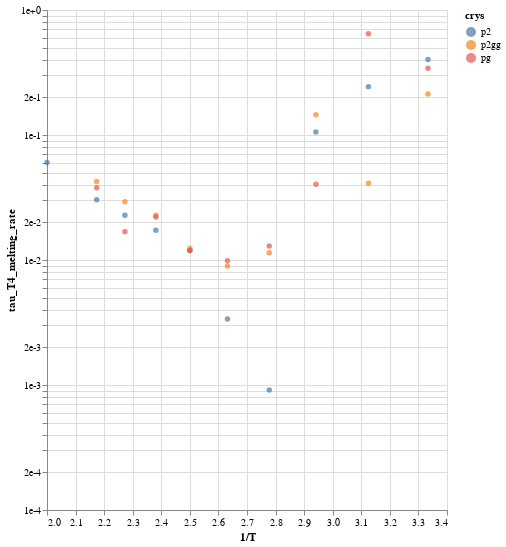

Notebook cell for this chart:
### Code cell
c.mark_point(filled=True)

### Figure 1 — Vega-Lite specification as saved in the notebook (floating-point values rounded to 4 significant figures)
{"$schema": "https://vega.github.io/schema/vega-lite/v2.4.3.json", "config": {"view": {"height": 300, "width": 400}}, "data": {"values": [{"1/D": 31060000.0, "crys": "p2", "diffusion_constant": 1.222e-09, "inv_melting_rate": 343300000.0, "max_alpha_time": 11000000, "max_gamma_time": 3800000, "melting_rate": 2.912e-09, "pressure": "1.0", "tau_D04_hmean": 697400.0, "tau_D04_mean": 773900.0, "tau_D1_hmean": 209500000.0, "tau_D1_mean": 209600000.0, "tau_DL04_hmean": 164200000.0, "tau_DL04_mean": 164300000.0, "tau_F": 109000000.0, "tau_R1": 278800000.0, "tau_R2": 181800000.0, "tau_S": 31450000.0, "tau_T2_hmean": 209700000.0, "tau_T2_mean": 209700000.0, "tau_T3_hmean": 167100000.0, "tau_T3_mean": 167100000.0, "tau_T4_hmean": 138200000.0, "tau_T4_mean": 138200000.0, "tau_T4_melting_rate": 0.4026, "temperature": 0.3, "timescale_per_event": 2.484}, {"1/D": 31060000.0, "crys": "p2gg", "diffusion_constant": 1.222e-09, "inv_melting_rate": 650600000.0, "max_alpha_time": 11000000, "max_gamma_time": 3800000, "melting_rate": 1.537e-09, "pressure": "1.0", "tau_D04_hmean": 697400.0, "tau_D04_mean": 773900.0, "tau_D1_hmean": 209500000.0, "tau_D1_mean": 209600000.0, "tau_DL04_hmean": 164200000.0, "tau_DL04_mean": 164300000.0, "tau_F": 109000000.0, "tau_R1": 278800000.0, "tau_R2": 181800000.0, "tau_S": 31450000.0, "tau_T2_hmean": 209700000.0, "tau_T2_mean": 209700000.0, "tau_T3_hmean": 167100000.0, "tau_T3_mean": 167100000.0, "tau_T4_hmean": 138200000.0, "tau_T4_mean": 138200000.0, "tau_T4_melting_rate": 0.2125, "temperature": 0.3, "timescale_per_event": 4.706}, {"1/D": 31060000.0, "crys": "pg", "diffusion_constant": 1.222e-09, "inv_melting_rate": 403900000.0, "max_alpha_time": 11000000, "max_gamma_time": 3800000, "melting_rate": 2.476e-09, "pressure": "1.0", "tau_D04_hmean": 697400.0, "tau_D04_mean": 773900.0, "tau_D1_hmean": 209500000.0, "tau_D1_mean": 209600000.0, "tau_DL04_hmean": 164200000.0, "tau_DL04_mean": 164300000.0, "tau_F": 109000000.0, "tau_R1": 278800000.0, "tau_R2": 181800000.0, "tau_S": 31450000.0, "tau_T2_hmean": 209700000.0, "tau_T2_mean": 209700000.0, "tau_T3_hmean": 167100000.0, "tau_T3_mean": 167100000.0, "tau_T4_hmean": 138200000.0, "tau_T4_mean": 138200000.0, "tau_T4_melting_rate": 0.3423, "temperature": 0.3, "timescale_per_event": 2.922}, {"1/D": 10760000.0, "crys": "p2", "diffusion_constant": 9.922e-09, "inv_melting_rate": 248100000.0, "max_alpha_time": 970000, "max_gamma_time": 230000, "melting_rate": 4.03e-09, "pressure": "1.0", "tau_D04_hmean": 34460.0, "tau_D04_mean": 40810.0, "tau_D1_hmean": 53230000.0, "tau_D1_mean": 54410000.0, "tau_DL04_hmean": 42790000.0, "tau_DL04_mean": 43780000.0, "tau_F": 16100000.0, "tau_R1": 69380000.0, "tau_R2": 46000000.0, "tau_S": 2218000.0, "tau_T2_hmean": 109100000.0, "tau_T2_mean": 109300000.0, "tau_T3_hmean": 77460000.0, "tau_T3_mean": 77670000.0, "tau_T4_hmean": 60250000.0, "tau_T4_mean": 60480000.0, "tau_T4_melting_rate": 0.2437, "temperature": 0.32, "timescale_per_event": 4.103}, {"1/D": 10760000.0, "crys": "p2gg", "diffusion_constant": 9.922e-09, "inv_melting_rate": 1469000000.0, "max_alpha_time": 970000, "max_gamma_time": 230000, "melting_rate": -6.81e-10, "pressure": "1.0", "tau_D04_hmean": 34460.0, "tau_D04_mean": 40810.0, "tau_D1_hmean": 53230000.0, "tau_D1_mean": 54410000.0, "tau_DL04_hmean": 42790000.0, "tau_DL04_mean": 43780000.0, "tau_F": 16100000.0, "tau_R1": 69380000.0, "tau_R2": 46000000.0, "tau_S": 2218000.0, "tau_T2_hmean": 109100000.0, "tau_T2_mean": 109300000.0, "tau_T3_hmean": 77460000.0, "tau_T3_mean": 77670000.0, "tau_T4_hmean": 60250000.0, "tau_T4_mean": 60480000.0, "tau_T4_melting_rate": 0.04118, "temperature": 0.32, "timescale_per_event": 24.28}, {"1/D": 10760000.0, "crys": "pg", "diffusion_constant": 9.922e-09, "inv_melting_rate": 93540000.0, "max_alpha_time": 970000, "max_gamma_time": 230000, "melting_rate": -1.069e-08, "pressure": "1.0", "tau_D04_hmean": 34460.0, "tau_D04_mean": 40810.0, "tau_D1_hmean": 53230000.0, "tau_D1_mean": 54410000.0, "tau_DL04_hmean": 42790000.0, "tau_DL04_mean": 43780000.0, "tau_F": 16100000.0, "tau_R1": 69380000.0, "tau_R2": 46000000.0, "tau_S": 2218000.0, "tau_T2_hmean": 109100000.0, "tau_T2_mean": 109300000.0, "tau_T3_hmean": 77460000.0, "tau_T3_mean": 77670000.0, "tau_T4_hmean": 60250000.0, "tau_T4_mean": 60480000.0, "tau_T4_melting_rate": 0.6466, "temperature": 0.32, "timescale_per_event": 1.547}, {"1/D": 6469000.0, "crys": "p2", "diffusion_constant": 6.673e-08, "inv_melting_rate": 141900000.0, "max_alpha_time": 3000000, "max_gamma_time": 230000, "melting_rate": 7.046e-09, "pressure": "1.0", "tau_D04_hmean": 10820.0, "tau_D04_mean": 13020.0, "tau_D1_hmean": 13580000.0, "tau_D1_mean": 13730000.0, "tau_DL04_hmean": 11160000.0, "tau_DL04_mean": 11290000.0, "tau_F": 6261000.0, "tau_R1": 17110000.0, "tau_R2": 11170000.0, "tau_S": 1617000.0, "tau_T2_hmean": 27740000.0, "tau_T2_mean": 27770000.0, "tau_T3_hmean": 18850000.0, "tau_T3_mean": 18880000.0, "tau_T4_hmean": 14970000.0, "tau_T4_mean": 15020000.0, "tau_T4_melting_rate": 0.1058, "temperature": 0.34, "timescale_per_event": 9.451}, {"1/D": 6469000.0, "crys": "p2gg", "diffusion_constant": 6.673e-08, "inv_melting_rate": 103200000.0, "max_alpha_time": 3000000, "max_gamma_time": 230000, "melting_rate": 9.692e-09, "pressure": "1.0", "tau_D04_hmean": 10820.0, "tau_D04_mean": 13020.0, "tau_D1_hmean": 13580000.0, "tau_D1_mean": 13730000.0, "tau_DL04_hmean": 11160000.0, "tau_DL04_mean": 11290000.0, "tau_F": 6261000.0, "tau_R1": 17110000.0, "tau_R2": 11170000.0, "tau_S": 1617000.0, "tau_T2_hmean": 27740000.0, "tau_T2_mean": 27770000.0, "tau_T3_hmean": 18850000.0, "tau_T3_mean": 18880000.0, "tau_T4_hmean": 14970000.0, "tau_T4_mean": 15020000.0, "tau_T4_melting_rate": 0.1455, "temperature": 0.34, "timescale_per_event": 6.871}, {"1/D": 6469000.0, "crys": "pg", "diffusion_constant": 6.673e-08, "inv_melting_rate": 372700000.0, "max_alpha_time": 3000000, "max_gamma_time": 230000, "melting_rate": 2.683e-09, "pressure": "1.0", "tau_D04_hmean": 10820.0, "tau_D04_mean": 13020.0, "tau_D1_hmean": 13580000.0, "tau_D1_mean": 13730000.0, "tau_DL04_hmean": 11160000.0, "tau_DL04_mean": 11290000.0, "tau_F": 6261000.0, "tau_R1": 17110000.0, "tau_R2": 11170000.0, "tau_S": 1617000.0, "tau_T2_hmean": 27740000.0, "tau_T2_mean": 27770000.0, "tau_T3_hmean": 18850000.0, "tau_T3_mean": 18880000.0, "tau_T4_hmean": 14970000.0, "tau_T4_mean": 15020000.0, "tau_T4_melting_rate": 0.04029, "temperature": 0.34, "timescale_per_event": 24.82}, {"1/D": 4013000.0, "crys": "p2", "diffusion_constant": 3.484e-07, "inv_melting_rate": 3511000000.0, "max_alpha_time": 440000, "max_gamma_time": 57000, "melting_rate": 2.848e-10, "pressure": "1.0", "tau_D04_hmean": 2437.0, "tau_D04_mean": 2666.0, "tau_D1_hmean": 2645000.0, "tau_D1_mean": 2698000.0, "tau_DL04_hmean": 2222000.0, "tau_DL04_mean": 2274000.0, "tau_F": 1409000.0, "tau_R1": 5039000.0, "tau_R2": 3229000.0, "tau_S": 287500.0, "tau_T2_hmean": 6572000.0, "tau_T2_mean": 6586000.0, "tau_T3_hmean": 4300000.0, "tau_T3_mean": 4313000.0, "tau_T4_hmean": 3187000.0, "tau_T4_mean": 3197000.0, "tau_T4_melting_rate": 0.0009105, "temperature": 0.36, "timescale_per_event": 1098.0}, {"1/D": 4013000.0, "crys": "p2gg", "diffusion_constant": 3.484e-07, "inv_melting_rate": 279300000.0, "max_alpha_time": 440000, "max_gamma_time": 57000, "melting_rate": 3.581e-09, "pressure": "1.0", "tau_D04_hmean": 2437.0, "tau_D04_mean": 2666.0, "tau_D1_hmean": 2645000.0, "tau_D1_mean": 2698000.0, "tau_DL04_hmean": 2222000.0, "tau_DL04_mean": 2274000.0, "tau_F": 1409000.0, "tau_R1": 5039000.0, "tau_R2": 3229000.0, "tau_S": 287500.0, "tau_T2_hmean": 6572000.0, "tau_T2_mean": 6586000.0, "tau_T3_hmean": 4300000.0, "tau_T3_mean": 4313000.0, "tau_T4_hmean": 3187000.0, "tau_T4_mean": 3197000.0, "tau_T4_melting_rate": 0.01145, "temperature": 0.36, "timescale_per_event": 87.34}, {"1/D": 4013000.0, "crys": "pg", "diffusion_constant": 3.484e-07, "inv_melting_rate": 246900000.0, "max_alpha_time": 440000, "max_gamma_time": 57000, "melting_rate": 4.05e-09, "pressure": "1.0", "tau_D04_hmean": 2437.0, "tau_D04_mean": 2666.0, "tau_D1_hmean": 2645000.0, "tau_D1_mean": 2698000.0, "tau_DL04_hmean": 2222000.0, "tau_DL04_mean": 2274000.0, "tau_F": 1409000.0, "tau_R1": 5039000.0, "tau_R2": 3229000.0, "tau_S": 287500.0, "tau_T2_hmean": 6572000.0, "tau_T2_mean": 6586000.0, "tau_T3_hmean": 4300000.0, "tau_T3_mean": 4313000.0, "tau_T4_hmean": 3187000.0, "tau_T4_mean": 3197000.0, "tau_T4_melting_rate": 0.01295, "temperature": 0.36, "timescale_per_event": 77.22}, {"1/D": 2890000.0, "crys": "p2", "diffusion_constant": 1.155e-06, "inv_melting_rate": 246900000.0, "max_alpha_time": 110000, "max_gamma_time": 28000, "melting_rate": -4.051e-09, "pressure": "1.0", "tau_D04_hmean": 1223.0, "tau_D04_mean": 1261.0, "tau_D1_hmean": 473300.0, "tau_D1_mean": 518500.0, "tau_DL04_hmean": 393000.0, "tau_DL04_mean": 430000.0, "tau_F": 234700.0, "tau_R1": 1438000.0, "tau_R2": 709300.0, "tau_S": 39760.0, "tau_T2_hmean": 2067000.0, "tau_T2_mean": 2081000.0, "tau_T3_hmean": 1189000.0, "tau_T3_mean": 1212000.0, "tau_T4_hmean": 809100.0, "tau_T4_mean": 831900.0, "tau_T4_melting_rate": 0.00337, "temperature": 0.38, "timescale_per_event": 296.7}, {"1/D": 2890000.0, "crys": "p2gg", "diffusion_constant": 1.155e-06, "inv_melting_rate": 92830000.0, "max_alpha_time": 110000, "max_gamma_time": 28000, "melting_rate": -1.077e-08, "pressure": "1.0", "tau_D04_hmean": 1223.0, "tau_D04_mean": 1261.0, "tau_D1_hmean": 473300.0, "tau_D1_mean": 518500.0, "tau_DL04_hmean": 393000.0, "tau_DL04_mean": 430000.0, "tau_F": 234700.0, "tau_R1": 1438000.0, "tau_R2": 709300.0, "tau_S": 39760.0, "tau_T2_hmean": 2067000.0, "tau_T2_mean": 2081000.0, "tau_T3_hmean": 1189000.0, "tau_T3_mean": 1212000.0, "tau_T4_hmean": 809100.0, "tau_T4_mean": 831900.0, "tau_T4_melting_rate": 0.008962, "temperature": 0.38, "timescale_per_event": 111.6}, {"1/D": 2890000.0, "crys": "pg", "diffusion_constant": 1.155e-06, "inv_melting_rate": 84460000.0, "max_alpha_time": 110000, "max_gamma_time": 28000, "melting_rate": -1.184e-08, "pressure": "1.0", "tau_D04_hmean": 1223.0, "tau_D04_mean": 1261.0, "tau_D1_hmean": 473300.0, "tau_D1_mean": 518500.0, "tau_DL04_hmean": 393000.0, "tau_DL04_mean": 430000.0, "tau_F": 234700.0, "tau_R1": 1438000.0, "tau_R2": 709300.0, "tau_S": 39760.0, "tau_T2_hmean": 2067000.0, "tau_T2_mean": 2081000.0, "tau_T3_hmean": 1189000.0, "tau_T3_mean": 1212000.0, "tau_T4_hmean": 809100.0, "tau_T4_mean": 831900.0, "tau_T4_melting_rate": 0.00985, "temperature": 0.38, "timescale_per_event": 101.5}, {"1/D": 1890000.0, "crys": "p2", "diffusion_constant": 3.361e-06, "inv_melting_rate": 24860000.0, "max_alpha_time": 43000, "max_gamma_time": 9700, "melting_rate": -4.022e-08, "pressure": "1.0", "tau_D04_hmean": 866.8, "tau_D04_mean": 877.7, "tau_D1_hmean": 148000.0, "tau_D1_mean": 159300.0, "tau_DL04_hmean": 124400.0, "tau_DL04_mean": 134800.0, "tau_F": 64150.0, "tau_R1": 572300.0, "tau_R2": 258900.0, "tau_S": 10440.0, "tau_T2_hmean": 828900.0, "tau_T2_mean": 832800.0, "tau_T3_hmean": 448400.0, "tau_T3_mean": 452600.0, "tau_T4_hmean": 291800.0, "tau_T4_mean": 296200.0, "tau_T4_melting_rate": 0.01191, "temperature": 0.4, "timescale_per_event": 83.93}, {"1/D": 1890000.0, "crys": "p2gg", "diffusion_constant": 3.361e-06, "inv_melting_rate": 23950000.0, "max_alpha_time": 43000, "max_gamma_time": 9700, "melting_rate": -4.175e-08, "pressure": "1.0", "tau_D04_hmean": 866.8, "tau_D04_mean": 877.7, "tau_D1_hmean": 148000.0, "tau_D1_mean": 159300.0, "tau_DL04_hmean": 124400.0, "tau_DL04_mean": 134800.0, "tau_F": 64150.0, "tau_R1": 572300.0, "tau_R2": 258900.0, "tau_S": 10440.0, "tau_T2_hmean": 828900.0, "tau_T2_mean": 832800.0, "tau_T3_hmean": 448400.0, "tau_T3_mean": 452600.0, "tau_T4_hmean": 291800.0, "tau_T4_mean": 296200.0, "tau_T4_melting_rate": 0.01237, "temperature": 0.4, "timescale_per_event": 80.85}, {"1/D": 1890000.0, "crys": "pg", "diffusion_constant": 3.361e-06, "inv_melting_rate": 24830000.0, "max_alpha_time": 43000, "max_gamma_time": 9700, "melting_rate": -4.027e-08, "pressure": "1.0", "tau_D04_hmean": 866.8, "tau_D04_mean": 877.7, "tau_D1_hmean": 148000.0, "tau_D1_mean": 159300.0, "tau_DL04_hmean": 124400.0, "tau_DL04_mean": 134800.0, "tau_F": 64150.0, "tau_R1": 572300.0, "tau_R2": 258900.0, "tau_S": 10440.0, "tau_T2_hmean": 828900.0, "tau_T2_mean": 832800.0, "tau_T3_hmean": 448400.0, "tau_T3_mean": 452600.0, "tau_T4_hmean": 291800.0, "tau_T4_mean": 296200.0, "tau_T4_melting_rate": 0.01193, "temperature": 0.4, "timescale_per_event": 83.82}, {"1/D": 1428000.0, "crys": "p2", "diffusion_constant": 7.471e-06, "inv_melting_rate": 7814000.0, "max_alpha_time": 28000, "max_gamma_time": 7100, "melting_rate": -1.28e-07, "pressure": "1.0", "tau_D04_hmean": 698.8, "tau_D04_mean": 704.1, "tau_D1_hmean": 59910.0, "tau_D1_mean": 62950.0, "tau_DL04_hmean": 50310.0, "tau_DL04_mean": 52980.0, "tau_F": 27800.0, "tau_R1": 289500.0, "tau_R2": 117900.0, "tau_S": 3738.0, "tau_T2_hmean": 412200.0, "tau_T2_mean": 414900.0, "tau_T3_hmean": 212100.0, "tau_T3_mean": 215000.0, "tau_T4_hmean": 132600.0, "tau_T4_mean": 135300.0, "tau_T4_melting_rate": 0.01732, "temperature": 0.42, "timescale_per_event": 57.74}, {"1/D": 1428000.0, "crys": "p2gg", "diffusion_constant": 7.471e-06, "inv_melting_rate": 5946000.0, "max_alpha_time": 28000, "max_gamma_time": 7100, "melting_rate": -1.682e-07, "pressure": "1.0", "tau_D04_hmean": 698.8, "tau_D04_mean": 704.1, "tau_D1_hmean": 59910.0, "tau_D1_mean": 62950.0, "tau_DL04_hmean": 50310.0, "tau_DL04_mean": 52980.0, "tau_F": 27800.0, "tau_R1": 289500.0, "tau_R2": 117900.0, "tau_S": 3738.0, "tau_T2_hmean": 412200.0, "tau_T2_mean": 414900.0, "tau_T3_hmean": 212100.0, "tau_T3_mean": 215000.0, "tau_T4_hmean": 132600.0, "tau_T4_mean": 135300.0, "tau_T4_melting_rate": 0.02276, "temperature": 0.42, "timescale_per_event": 43.94}, {"1/D": 1428000.0, "crys": "pg", "diffusion_constant": 7.471e-06, "inv_melting_rate": 6141000.0, "max_alpha_time": 28000, "max_gamma_time": 7100, "melting_rate": -1.628e-07, "pressure": "1.0", "tau_D04_hmean": 698.8, "tau_D04_mean": 704.1, "tau_D1_hmean": 59910.0, "tau_D1_mean": 62950.0, "tau_DL04_hmean": 50310.0, "tau_DL04_mean": 52980.0, "tau_F": 27800.0, "tau_R1": 289500.0, "tau_R2": 117900.0, "tau_S": 3738.0, "tau_T2_hmean": 412200.0, "tau_T2_mean": 414900.0, "tau_T3_hmean": 212100.0, "tau_T3_mean": 215000.0, "tau_T4_hmean": 132600.0, "tau_T4_mean": 135300.0, "tau_T4_melting_rate": 0.02203, "temperature": 0.42, "timescale_per_event": 45.38}, {"1/D": 1030000.0, "crys": "p2", "diffusion_constant": 1.685e-05, "inv_melting_rate": 2633000.0, "max_alpha_time": 12000, "max_gamma_time": 3500, "melting_rate": -3.798e-07, "pressure": "1.0", "tau_D04_hmean": 578.2, "tau_D04_mean": 581.3, "tau_D1_hmean": 24870.0, "tau_D1_mean": 25690.0, "tau_DL04_hmean": 20920.0, "tau_DL04_mean": 21690.0, "tau_F": 10240.0, "tau_R1": 147200.0, "tau_R2": 54200.0, "tau_S": 1592.0, "tau_T2_hmean": 206500.0, "tau_T2_mean": 207000.0, "tau_T3_hmean": 101000.0, "tau_T3_mean": 101500.0, "tau_T4_hmean": 59380.0, "tau_T4_mean": 59940.0, "tau_T4_melting_rate": 0.02277, "temperature": 0.44, "timescale_per_event": 43.92}, {"1/D": 1030000.0, "crys": "p2gg", "diffusion_constant": 1.685e-05, "inv_melting_rate": 2048000.0, "max_alpha_time": 12000, "max_gamma_time": 3500, "melting_rate": -4.882e-07, "pressure": "1.0", "tau_D04_hmean": 578.2, "tau_D04_mean": 581.3, "tau_D1_hmean": 24870.0, "tau_D1_mean": 25690.0, "tau_DL04_hmean": 20920.0, "tau_DL04_mean": 21690.0, "tau_F": 10240.0, "tau_R1": 147200.0, "tau_R2": 54200.0, "tau_S": 1592.0, "tau_T2_hmean": 206500.0, "tau_T2_mean": 207000.0, "tau_T3_hmean": 101000.0, "tau_T3_mean": 101500.0, "tau_T4_hmean": 59380.0, "tau_T4_mean": 59940.0, "tau_T4_melting_rate": 0.02926, "temperature": 0.44, "timescale_per_event": 34.17}, {"1/D": 1030000.0, "crys": "pg", "diffusion_constant": 1.685e-05, "inv_melting_rate": 3570000.0, "max_alpha_time": 12000, "max_gamma_time": 3500, "melting_rate": -2.801e-07, "pressure": "1.0", "tau_D04_hmean": 578.2, "tau_D04_mean": 581.3, "tau_D1_hmean": 24870.0, "tau_D1_mean": 25690.0, "tau_DL04_hmean": 20920.0, "tau_DL04_mean": 21690.0, "tau_F": 10240.0, "tau_R1": 147200.0, "tau_R2": 54200.0, "tau_S": 1592.0, "tau_T2_hmean": 206500.0, "tau_T2_mean": 207000.0, "tau_T3_hmean": 101000.0, "tau_T3_mean": 101500.0, "tau_T4_hmean": 59380.0, "tau_T4_mean": 59940.0, "tau_T4_melting_rate": 0.01679, "temperature": 0.44, "timescale_per_event": 59.55}, {"1/D": 661400.0, "crys": "p2", "diffusion_constant": 3.34e-05, "inv_melting_rate": 1122000.0, "max_alpha_time": 9100, "max_gamma_time": 3900, "melting_rate": -8.913e-07, "pressure": "1.0", "tau_D04_hmean": 505.7, "tau_D04_mean": 507.5, "tau_D1_hmean": 13570.0, "tau_D1_mean": 13980.0, "tau_DL04_hmean": 11190.0, "tau_DL04_mean": 11580.0, "tau_F": 4982.0, "tau_R1": 89560.0, "tau_R2": 30820.0, "tau_S": 833.7, "tau_T2_hmean": 126000.0, "tau_T2_mean": 126300.0, "tau_T3_hmean": 58920.0, "tau_T3_mean": 59260.0, "tau_T4_hmean": 33680.0, "tau_T4_mean": 33980.0, "tau_T4_melting_rate": 0.03029, "temperature": 0.46, "timescale_per_event": 33.01}, {"1/D": 661400.0, "crys": "p2gg", "diffusion_constant": 3.34e-05, "inv_melting_rate": 799500.0, "max_alpha_time": 9100, "max_gamma_time": 3900, "melting_rate": -1.251e-06, "pressure": "1.0", "tau_D04_hmean": 505.7, "tau_D04_mean": 507.5, "tau_D1_hmean": 13570.0, "tau_D1_mean": 13980.0, "tau_DL04_hmean": 11190.0, "tau_DL04_mean": 11580.0, "tau_F": 4982.0, "tau_R1": 89560.0, "tau_R2": 30820.0, "tau_S": 833.7, "tau_T2_hmean": 126000.0, "tau_T2_mean": 126300.0, "tau_T3_hmean": 58920.0, "tau_T3_mean": 59260.0, "tau_T4_hmean": 33680.0, "tau_T4_mean": 33980.0, "tau_T4_melting_rate": 0.04251, "temperature": 0.46, "timescale_per_event": 23.53}, {"1/D": 661400.0, "crys": "pg", "diffusion_constant": 3.34e-05, "inv_melting_rate": 897700.0, "max_alpha_time": 9100, "max_gamma_time": 3900, "melting_rate": -1.114e-06, "pressure": "1.0", "tau_D04_hmean": 505.7, "tau_D04_mean": 507.5, "tau_D1_hmean": 13570.0, "tau_D1_mean": 13980.0, "tau_DL04_hmean": 11190.0, "tau_DL04_mean": 11580.0, "tau_F": 4982.0, "tau_R1": 89560.0, "tau_R2": 30820.0, "tau_S": 833.7, "tau_T2_hmean": 126000.0, "tau_T2_mean": 126300.0, "tau_T3_hmean": 58920.0, "tau_T3_mean": 59260.0, "tau_T4_hmean": 33680.0, "tau_T4_mean": 33980.0, "tau_T4_melting_rate": 0.03786, "temperature": 0.46, "timescale_per_event": 26.42}, {"1/D": 433500.0, "crys": "p2", "diffusion_constant": 8.582e-05, "inv_melting_rate": 253700.0, "max_alpha_time": 4800, "max_gamma_time": 1100, "melting_rate": -3.942e-06, "pressure": "1.0", "tau_D04_hmean": 407.4, "tau_D04_mean": 408.4, "tau_D1_hmean": 6093.0, "tau_D1_mean": 6210.0, "tau_DL04_hmean": 4833.0, "tau_DL04_mean": 4946.0, "tau_F": 2163.0, "tau_R1": 43050.0, "tau_R2": 13500.0, "tau_S": 477.0, "tau_T2_hmean": 59810.0, "tau_T2_mean": 59940.0, "tau_T3_hmean": 27000.0, "tau_T3_mean": 27100.0, "tau_T4_hmean": 15210.0, "tau_T4_mean": 15290.0, "tau_T4_melting_rate": 0.06026, "temperature": 0.5, "timescale_per_event": 16.59}, {"1/D": null, "crys": "p2", "diffusion_constant": 9.295e-08, "inv_melting_rate": 2037000000.0, "max_alpha_time": 970000, "max_gamma_time": 130000, "melting_rate": 4.908e-10, "pressure": "13.5", "tau_D04_hmean": 3948.0, "tau_D04_mean": 4623.0, "tau_D1_hmean": 8178000.0, "tau_D1_mean": 8286000.0, "tau_DL04_hmean": 6652000.0, "tau_DL04_mean": 6754000.0, "tau_F": 3238000.0, "tau_R1": 14050000.0, "tau_R2": 7857000.0, "tau_S": 679700.0, "tau_T2_hmean": 22800000.0, "tau_T2_mean": 22810000.0, "tau_T3_hmean": 14140000.0, "tau_T3_mean": 14150000.0, "tau_T4_hmean": 10860000.0, "tau_T4_mean": 10870000.0, "tau_T4_melting_rate": 0.005337, "temperature": 1.3, "timescale_per_event": 187.4}, {"1/D": null, "crys": "p2gg", "diffusion_constant": 9.295e-08, "inv_melting_rate": 1244000000.0, "max_alpha_time": 970000, "max_gamma_time": 130000, "melting_rate": 8.041e-10, "pressure": "13.5", "tau_D04_hmean": 3948.0, "tau_D04_mean": 4623.0, "tau_D1_hmean": 8178000.0, "tau_D1_mean": 8286000.0, "tau_DL04_hmean": 6652000.0, "tau_DL04_mean": 6754000.0, "tau_F": 3238000.0, "tau_R1": 14050000.0, "tau_R2": 7857000.0, "tau_S": 679700.0, "tau_T2_hmean": 22800000.0, "tau_T2_mean": 22810000.0, "tau_T3_hmean": 14140000.0, "tau_T3_mean": 14150000.0, "tau_T4_hmean": 10860000.0, "tau_T4_mean": 10870000.0, "tau_T4_melting_rate": 0.008744, "temperature": 1.3, "timescale_per_event": 114.4}, {"1/D": null, "crys": "pg", "diffusion_constant": 9.295e-08, "inv_melting_rate": 179600000.0, "max_alpha_time": 970000, "max_gamma_time": 130000, "melting_rate": -5.569e-09, "pressure": "13.5", "tau_D04_hmean": 3948.0, "tau_D04_mean": 4623.0, "tau_D1_hmean": 8178000.0, "tau_D1_mean": 8286000.0, "tau_DL04_hmean": 6652000.0, "tau_DL04_mean": 6754000.0, "tau_F": 3238000.0, "tau_R1": 14050000.0, "tau_R2": 7857000.0, "tau_S": 679700.0, "tau_T2_hmean": 22800000.0, "tau_T2_mean": 22810000.0, "tau_T3_hmean": 14140000.0, "tau_T3_mean": 14150000.0, "tau_T4_hmean": 10860000.0, "tau_T4_mean": 10870000.0, "tau_T4_melting_rate": 0.06055, "temperature": 1.3, "timescale_per_event": 16.51}, {"1/D": null, "crys": "p2", "diffusion_constant": 2.492e-07, "inv_melting_rate": 611900000.0, "max_alpha_time": 390000, "max_gamma_time": 69000, "melting_rate": -1.634e-09, "pressure": "13.5", "tau_D04_hmean": 1884.0, "tau_D04_mean": 2104.0, "tau_D1_hmean": 3003000.0, "tau_D1_mean": 3070000.0, "tau_DL04_hmean": 2448000.0, "tau_DL04_mean": 2509000.0, "tau_F": 1281000.0, "tau_R1": 6451000.0, "tau_R2": 3200000.0, "tau_S": 286900.0, "tau_T2_hmean": 9781000.0, "tau_T2_mean": 9821000.0, "tau_T3_hmean": 5745000.0, "tau_T3_mean": 5788000.0, "tau_T4_hmean": 4228000.0, "tau_T4_mean": 4272000.0, "tau_T4_melting_rate": 0.006983, "temperature": 1.35, "timescale_per_event": 143.2}, {"1/D": null, "crys": "p2gg", "diffusion_constant": 2.492e-07, "inv_melting_rate": 4226000000.0, "max_alpha_time": 390000, "max_gamma_time": 69000, "melting_rate": -2.366e-10, "pressure": "13.5", "tau_D04_hmean": 1884.0, "tau_D04_mean": 2104.0, "tau_D1_hmean": 3003000.0, "tau_D1_mean": 3070000.0, "tau_DL04_hmean": 2448000.0, "tau_DL04_mean": 2509000.0, "tau_F": 1281000.0, "tau_R1": 6451000.0, "tau_R2": 3200000.0, "tau_S": 286900.0, "tau_T2_hmean": 9781000.0, "tau_T2_mean": 9821000.0, "tau_T3_hmean": 5745000.0, "tau_T3_mean": 5788000.0, "tau_T4_hmean": 4228000.0, "tau_T4_mean": 4272000.0, "tau_T4_melting_rate": 0.001011, "temperature": 1.35, "timescale_per_event": 989.2}, {"1/D": null, "crys": "pg", "diffusion_constant": 2.492e-07, "inv_melting_rate": 61990000.0, "max_alpha_time": 390000, "max_gamma_time": 69000, "melting_rate": -1.613e-08, "pressure": "13.5", "tau_D04_hmean": 1884.0, "tau_D04_mean": 2104.0, "tau_D1_hmean": 3003000.0, "tau_D1_mean": 3070000.0, "tau_DL04_hmean": 2448000.0, "tau_DL04_mean": 2509000.0, "tau_F": 1281000.0, "tau_R1": 6451000.0, "tau_R2": 3200000.0, "tau_S": 286900.0, "tau_T2_hmean": 9781000.0, "tau_T2_mean": 9821000.0, "tau_T3_hmean": 5745000.0, "tau_T3_mean": 5788000.0, "tau_T4_hmean": 4228000.0, "tau_T4_mean": 4272000.0, "tau_T4_melting_rate": 0.06892, "temperature": 1.35, "timescale_per_event": 14.51}, {"1/D": null, "crys": "p2", "diffusion_constant": 5.29e-07, "inv_melting_rate": 193000000.0, "max_alpha_time": 170000, "max_gamma_time": 23000, "melting_rate": -5.182e-09, "pressure": "13.5", "tau_D04_hmean": 1098.0, "tau_D04_mean": 1169.0, "tau_D1_hmean": 1138000.0, "tau_D1_mean": 1175000.0, "tau_DL04_hmean": 948800.0, "tau_DL04_mean": 981900.0, "tau_F": 518500.0, "tau_R1": 2641000.0, "tau_R2": 1336000.0, "tau_S": 101400.0, "tau_T2_hmean": 3741000.0, "tau_T2_mean": 3747000.0, "tau_T3_hmean": 2141000.0, "tau_T3_mean": 2151000.0, "tau_T4_hmean": 1549000.0, "tau_T4_mean": 1563000.0, "tau_T4_melting_rate": 0.0081, "temperature": 1.4, "timescale_per_event": 123.5}, {"1/D": null, "crys": "p2gg", "diffusion_constant": 5.29e-07, "inv_melting_rate": 443500000.0, "max_alpha_time": 170000, "max_gamma_time": 23000, "melting_rate": -2.255e-09, "pressure": "13.5", "tau_D04_hmean": 1098.0, "tau_D04_mean": 1169.0, "tau_D1_hmean": 1138000.0, "tau_D1_mean": 1175000.0, "tau_DL04_hmean": 948800.0, "tau_DL04_mean": 981900.0, "tau_F": 518500.0, "tau_R1": 2641000.0, "tau_R2": 1336000.0, "tau_S": 101400.0, "tau_T2_hmean": 3741000.0, "tau_T2_mean": 3747000.0, "tau_T3_hmean": 2141000.0, "tau_T3_mean": 2151000.0, "tau_T4_hmean": 1549000.0, "tau_T4_mean": 1563000.0, "tau_T4_melting_rate": 0.003525, "temperature": 1.4, "timescale_per_event": 283.7}, {"1/D": null, "crys": "pg", "diffusion_constant": 5.29e-07, "inv_melting_rate": 27020000.0, "max_alpha_time": 170000, "max_gamma_time": 23000, "melting_rate": -3.7e-08, "pressure": "13.5", "tau_D04_hmean": 1098.0, "tau_D04_mean": 1169.0, "tau_D1_hmean": 1138000.0, "tau_D1_mean": 1175000.0, "tau_DL04_hmean": 948800.0, "tau_DL04_mean": 981900.0, "tau_F": 518500.0, "tau_R1": 2641000.0, "tau_R2": 1336000.0, "tau_S": 101400.0, "tau_T2_hmean": 3741000.0, "tau_T2_mean": 3747000.0, "tau_T3_hmean": 2141000.0, "tau_T3_mean": 2151000.0, "tau_T4_hmean": 1549000.0, "tau_T4_mean": 1563000.0, "tau_T4_melting_rate": 0.05784, "temperature": 1.4, "timescale_per_event": 17.29}, {"1/D": null, "crys": "p2", "diffusion_constant": 2.307e-06, "inv_melting_rate": 27500000.0, "max_alpha_time": 63000, "max_gamma_time": 18000, "melting_rate": -3.636e-08, "pressure": "13.5", "tau_D04_hmean": 608.9, "tau_D04_mean": 619.7, "tau_D1_hmean": 247800.0, "tau_D1_mean": 256600.0, "tau_DL04_hmean": 207200.0, "tau_DL04_mean": 215500.0, "tau_F": 111900.0, "tau_R1": 833900.0, "tau_R2": 363200.0, "tau_S": 22070.0, "tau_T2_hmean": 1179000.0, "tau_T2_mean": 1183000.0, "tau_T3_hmean": 635900.0, "tau_T3_mean": 639900.0, "tau_T4_hmean": 428500.0, "tau_T4_mean": 432200.0, "tau_T4_melting_rate": 0.01572, "temperature": 1.5, "timescale_per_event": 63.63}, {"1/D": null, "crys": "p2gg", "diffusion_constant": 2.307e-06, "inv_melting_rate": 37840000.0, "max_alpha_time": 63000, "max_gamma_time": 18000, "melting_rate": -2.643e-08, "pressure": "13.5", "tau_D04_hmean": 608.9, "tau_D04_mean": 619.7, "tau_D1_hmean": 247800.0, "tau_D1_mean": 256600.0, "tau_DL04_hmean": 207200.0, "tau_DL04_mean": 215500.0, "tau_F": 111900.0, "tau_R1": 833900.0, "tau_R2": 363200.0, "tau_S": 22070.0, "tau_T2_hmean": 1179000.0, "tau_T2_mean": 1183000.0, "tau_T3_hmean": 635900.0, "tau_T3_mean": 639900.0, "tau_T4_hmean": 428500.0, "tau_T4_mean": 432200.0, "tau_T4_melting_rate": 0.01142, "temperature": 1.5, "timescale_per_event": 87.55}, {"1/D": null, "crys": "pg", "diffusion_constant": 2.307e-06, "inv_melting_rate": 7368000.0, "max_alpha_time": 63000, "max_gamma_time": 18000, "melting_rate": -1.357e-07, "pressure": "13.5", "tau_D04_hmean": 608.9, "tau_D04_mean": 619.7, "tau_D1_hmean": 247800.0, "tau_D1_mean": 256600.0, "tau_DL04_hmean": 207200.0, "tau_DL04_mean": 215500.0, "tau_F": 111900.0, "tau_R1": 833900.0, "tau_R2": 363200.0, "tau_S": 22070.0, "tau_T2_hmean": 1179000.0, "tau_T2_mean": 1183000.0, "tau_T3_hmean": 635900.0, "tau_T3_mean": 639900.0, "tau_T4_hmean": 428500.0, "tau_T4_mean": 432200.0, "tau_T4_melting_rate": 0.05866, "temperature": 1.5, "timescale_per_event": 17.05}]}, "encoding": {"color": {"field": "crys", "type": "nominal"}, "tooltip": [{"field": "tau_T4_melting_rate", "format": ".2e", "type": "quantitative"}], "x": {"field": "1/T", "scale": {"zero": false}, "type": "quantitative"}, "y": {"axis": {"format": "e"}, "field": "tau_T4_melting_rate", "scale": {"type": "log"}, "type": "quantitative"}}, "height": 500, "mark": {"filled": true, "type": "point"}, "transform": [{"as": "1/T", "calculate": "1/datum.temperature"}, {"filter": "(datum.pressure === '1.0')"}], "width": 400}
